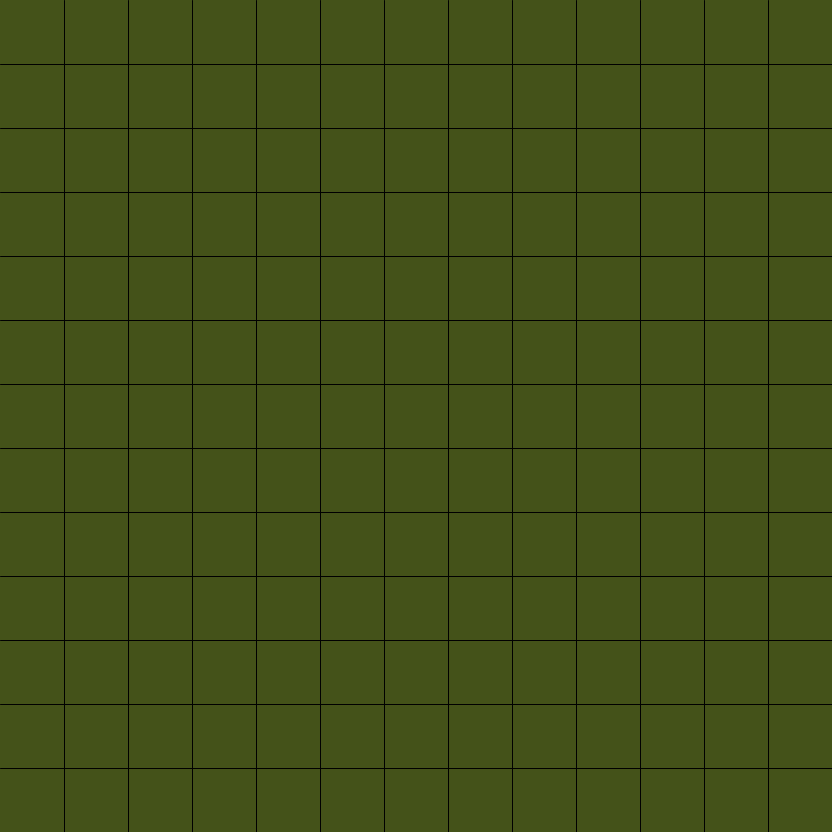
Frame 1 (no input)
Frame 60 (the mouse pressed at the canvas centre just before this capture): identical to frame 1, image omitted
Frame 120 (the mouse held since frame 60 and released just before this capture): identical to frame 1, image omitted

The Processing sketch that drew this single still picture (run headless with seeded random() and noise(); from frame 60 on, the mouse is pressed at the canvas centre):

// Processing sketch: go_spiel
// ── go_spiel.pde
Spielfeld spielfeld;

void setup(){
  size(832,832);
  spielfeld = new Spielfeld();
  spielfeld.print_spielfeld();
}

void draw(){
  
  
}
void mouseClicked(){
  int x = mouseX/64;
  int y = mouseY/64;
  spielfeld.setze_figur(x,y);
  //spielfeld.print_spielfeld();
}

// ── spielfeld.pde
public class Spielfeld {
  int[][] spielfeld;

  int state_als_letztes_gesetzt = 2;

  Spielfeld() {
    
    erstelle_array();
    zeichne_hintergrund();
  }

  void erstelle_array() {
    int x = 13;
    int y = 13;
    spielfeld = new int[13][13];

    for (int i = 0; i < x; i++) {
      for (int j = 0; j < y; j++) {
        spielfeld[i][j] = 0;
      }
    }
  }

  void zeichne_hintergrund() {
    background(#445219);
    for (int i=1; i<13; i++) {
      line(0, 64*i, 832, 64*i); 
      line(64*i, 0, 64*i, 832);
    }
  }

  boolean ist_feld_besetzt(int feld_x, int feld_y) {
    if (spielfeld[feld_x][feld_y]==0) {
      return false;
    }
    return true;
  }
  
  boolean ueberpruefe_zwei_zusammenliegende_felder_auf_gewinn(int feld_x_1, int feld_y_1, int feld_x_2, int feld_y_2, int zahl){
    for(int i=0; i<3; i++){ //<>//
      int feld_zu_ueberpruefen_x = feld_x_2+(feld_x_2-feld_x_1);
      int feld_zu_ueberpruefen_y = feld_y_2+(feld_y_2-feld_y_1);
      
      if (feld_zu_ueberpruefen_x<0 || feld_zu_ueberpruefen_y<0 || feld_zu_ueberpruefen_x>=13 || feld_zu_ueberpruefen_y>=13){
        return false;
      }
      
      if(spielfeld[feld_zu_ueberpruefen_x][feld_zu_ueberpruefen_y]==zahl){
        feld_x_1 = feld_x_2;
        feld_y_1 = feld_y_2;
        feld_x_2 = feld_zu_ueberpruefen_x;
        feld_y_2 = feld_zu_ueberpruefen_y;
        continue;
      }
      else{
        return false;
      }
    }
    return true;
  }
  
  
  void gewinnueberpruefung(int feld_x, int feld_y){
    for (int i=0; i<13; i++) {  // Für jede reihe
      for (int j=0; j<13; j++) {    // Für jede Spalte
        if(spielfeld[j][i]!=0){    // Nur ausführen, wenn auf dem Feld ein Stein liegt
          int zahl = spielfeld[j][i];    // Zahl 1: Weisser Stein; Zahl 2: Schwarzer Stein
          for(int i_umliegend=i-1; i_umliegend<i+1; i_umliegend++){     // Die Reihe über dem Stein, von dem Stein und unter dem Stein durchgehen
            for(int j_umliegend=j-1; j_umliegend<j+1; j_umliegend++){  // Die Spalte links dem Stein, von dem Stein und rechts dem Stein durchgehen
              if(i_umliegend==i && j_umliegend==j){    // Wenn der zu überprüfende Stein der eigentliche stein in der Mitte ist
                continue;
              }
              else{
                if (spielfeld[j_umliegend][i_umliegend]==zahl){
                  if(ueberpruefe_zwei_zusammenliegende_felder_auf_gewinn(j,i,j_umliegend,i_umliegend, zahl) || ueberpruefe_zwei_zusammenliegende_felder_auf_gewinn(j_umliegend,i_umliegend,j,i, zahl)){
                      print("GEWINN!!"); //<>//
                      setup(); // Restart the program
                  }
                }
              }
            }
          }
        }
        }
    }
  }

  void setze_figur(int feld_x, int feld_y) {
    if (ist_feld_besetzt(feld_x, feld_y)) {
      return;
    }
    if (state_als_letztes_gesetzt==2) {
      spielfeld[feld_x][feld_y] = 1;
      state_als_letztes_gesetzt = 1;
      print_figur_1(feld_x, feld_y);
    } else {
      spielfeld[feld_x][feld_y] = 2;
      state_als_letztes_gesetzt = 2;
      print_figur_2(feld_x, feld_y);
    }
    gewinnueberpruefung(feld_x, feld_y);
  }


  void print_spielfeld() {
    for (int i=0; i<13; i++) {
      for (int j=0; j<13; j++) {
        print(spielfeld[j][i]);
        print("|");
      }
      print("\n");
    }
  }
  void print_figur_2(int feld_x,int feld_y){
    fill(#000000);
    circle(feld_x*64+32,feld_y*64 +32,50);
  }
  void print_figur_1(int feld_x,int feld_y){
    fill(#ffffff);
    circle(feld_x*64 +32,feld_y*64 +32,50);
  }
}  
